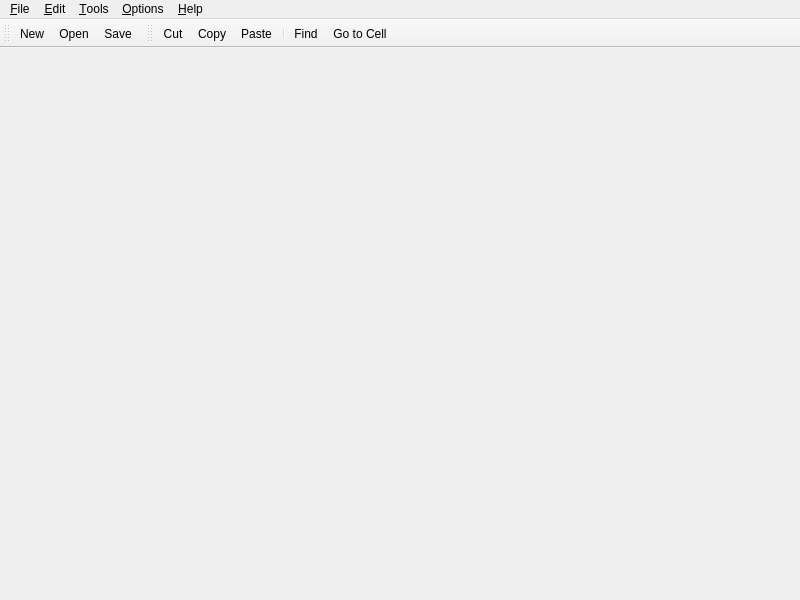
<?xml version="1.0" encoding="UTF-8"?>
<ui version="4.0">
 <class>MainWindow</class>
 <widget class="QMainWindow" name="MainWindow">
  <property name="geometry">
   <rect>
    <x>0</x>
    <y>0</y>
    <width>800</width>
    <height>600</height>
   </rect>
  </property>
  <property name="windowTitle">
   <string>MainWindow</string>
  </property>
  <property name="windowIcon">
   <iconset resource="spreadsheet.qrc">
    <normaloff>:/Images/icon.png</normaloff>:/Images/icon.png</iconset>
  </property>
  <widget class="QWidget" name="centralwidget"/>
  <widget class="QMenuBar" name="menuBar">
   <property name="geometry">
    <rect>
     <x>0</x>
     <y>0</y>
     <width>800</width>
     <height>24</height>
    </rect>
   </property>
   <widget class="QMenu" name="fileMenu">
    <property name="title">
     <string>&amp;File</string>
    </property>
    <addaction name="newAction"/>
    <addaction name="openAction"/>
    <addaction name="saveAction"/>
    <addaction name="saveAsAction"/>
    <addaction name="separator"/>
    <addaction name="separator"/>
    <addaction name="closeAction"/>
    <addaction name="exitAction"/>
   </widget>
   <widget class="QMenu" name="editMenu">
    <property name="title">
     <string>&amp;Edit</string>
    </property>
    <widget class="QMenu" name="selectSubMenu">
     <property name="title">
      <string>&amp;Select</string>
     </property>
     <addaction name="selectRowAction"/>
     <addaction name="selectColumnAction"/>
     <addaction name="selectAllAction"/>
    </widget>
    <addaction name="cutAction"/>
    <addaction name="copyAction"/>
    <addaction name="pasteAction"/>
    <addaction name="deleteAction"/>
    <addaction name="selectSubMenu"/>
    <addaction name="separator"/>
    <addaction name="findAction"/>
    <addaction name="goToCellAction"/>
   </widget>
   <widget class="QMenu" name="toolsMenu">
    <property name="title">
     <string>&amp;Tools</string>
    </property>
    <addaction name="recalculateAction"/>
    <addaction name="sortAction"/>
   </widget>
   <widget class="QMenu" name="optionsMenu">
    <property name="title">
     <string>&amp;Options</string>
    </property>
    <addaction name="showGridAction"/>
    <addaction name="autoRecalcAction"/>
   </widget>
   <widget class="QMenu" name="helpMenu">
    <property name="title">
     <string>&amp;Help</string>
    </property>
    <addaction name="aboutAction"/>
    <addaction name="aboutQtAction"/>
   </widget>
   <addaction name="fileMenu"/>
   <addaction name="editMenu"/>
   <addaction name="toolsMenu"/>
   <addaction name="optionsMenu"/>
   <addaction name="helpMenu"/>
  </widget>
  <widget class="QToolBar" name="fileToolBar">
   <property name="windowTitle">
    <string>&amp;File</string>
   </property>
   <attribute name="toolBarArea">
    <enum>TopToolBarArea</enum>
   </attribute>
   <attribute name="toolBarBreak">
    <bool>false</bool>
   </attribute>
   <addaction name="newAction"/>
   <addaction name="openAction"/>
   <addaction name="saveAction"/>
  </widget>
  <widget class="QToolBar" name="editToolBar">
   <property name="windowTitle">
    <string>&amp;Edit</string>
   </property>
   <attribute name="toolBarArea">
    <enum>TopToolBarArea</enum>
   </attribute>
   <attribute name="toolBarBreak">
    <bool>false</bool>
   </attribute>
   <addaction name="cutAction"/>
   <addaction name="copyAction"/>
   <addaction name="pasteAction"/>
   <addaction name="separator"/>
   <addaction name="findAction"/>
   <addaction name="goToCellAction"/>
  </widget>
  <action name="newAction">
   <property name="icon">
    <iconset resource="spreadsheet.qrc">
     <normaloff>:/Images/new.png</normaloff>:/Images/new.png</iconset>
   </property>
   <property name="text">
    <string>&amp;New</string>
   </property>
   <property name="toolTip">
    <string>Create a new spreadsheet file</string>
   </property>
   <property name="shortcut">
    <string>Ctrl+N</string>
   </property>
  </action>
  <action name="openAction">
   <property name="icon">
    <iconset resource="spreadsheet.qrc">
     <normaloff>:/Images/open.png</normaloff>:/Images/open.png</iconset>
   </property>
   <property name="text">
    <string>&amp;Open...</string>
   </property>
   <property name="toolTip">
    <string>Open an existing spreadsheet file</string>
   </property>
   <property name="shortcut">
    <string>Ctrl+O</string>
   </property>
  </action>
  <action name="saveAction">
   <property name="icon">
    <iconset resource="spreadsheet.qrc">
     <normaloff>:/Images/save.png</normaloff>:/Images/save.png</iconset>
   </property>
   <property name="text">
    <string>&amp;Save</string>
   </property>
   <property name="shortcut">
    <string>Ctrl+S</string>
   </property>
  </action>
  <action name="saveAsAction">
   <property name="text">
    <string>Save &amp;As...</string>
   </property>
   <property name="toolTip">
    <string>Save As</string>
   </property>
  </action>
  <action name="exitAction">
   <property name="text">
    <string>&amp;Exit</string>
   </property>
   <property name="toolTip">
    <string>Exit the application</string>
   </property>
   <property name="shortcut">
    <string>Ctrl+Q</string>
   </property>
  </action>
  <action name="cutAction">
   <property name="icon">
    <iconset resource="spreadsheet.qrc">
     <normaloff>:/Images/cut.png</normaloff>:/Images/cut.png</iconset>
   </property>
   <property name="text">
    <string>Cu&amp;t</string>
   </property>
   <property name="toolTip">
    <string>Cut contents</string>
   </property>
   <property name="shortcut">
    <string>Ctrl+X</string>
   </property>
  </action>
  <action name="copyAction">
   <property name="icon">
    <iconset resource="spreadsheet.qrc">
     <normaloff>:/Images/copy.png</normaloff>:/Images/copy.png</iconset>
   </property>
   <property name="text">
    <string>&amp;Copy</string>
   </property>
   <property name="toolTip">
    <string>Copy contents</string>
   </property>
   <property name="shortcut">
    <string>Ctrl+C</string>
   </property>
  </action>
  <action name="pasteAction">
   <property name="icon">
    <iconset resource="spreadsheet.qrc">
     <normaloff>:/Images/paste.png</normaloff>:/Images/paste.png</iconset>
   </property>
   <property name="text">
    <string>&amp;Paste</string>
   </property>
   <property name="toolTip">
    <string>Paste contents</string>
   </property>
   <property name="shortcut">
    <string>Ctrl+P</string>
   </property>
  </action>
  <action name="deleteAction">
   <property name="text">
    <string>&amp;Delete</string>
   </property>
   <property name="toolTip">
    <string>Delete contents</string>
   </property>
   <property name="shortcut">
    <string>Del</string>
   </property>
  </action>
  <action name="selectRowAction">
   <property name="text">
    <string>&amp;Row</string>
   </property>
   <property name="toolTip">
    <string>Select current row</string>
   </property>
  </action>
  <action name="selectColumnAction">
   <property name="text">
    <string>&amp;Column</string>
   </property>
   <property name="toolTip">
    <string>Select current column</string>
   </property>
  </action>
  <action name="selectAllAction">
   <property name="text">
    <string>&amp;All</string>
   </property>
   <property name="toolTip">
    <string>Select all the cells in the spreadsheet</string>
   </property>
  </action>
  <action name="findAction">
   <property name="icon">
    <iconset resource="spreadsheet.qrc">
     <normaloff>:/Images/find.png</normaloff>:/Images/find.png</iconset>
   </property>
   <property name="text">
    <string>&amp;Find...</string>
   </property>
   <property name="shortcut">
    <string>Ctrl+F</string>
   </property>
  </action>
  <action name="goToCellAction">
   <property name="icon">
    <iconset resource="spreadsheet.qrc">
     <normaloff>:/Images/gotocell.png</normaloff>:/Images/gotocell.png</iconset>
   </property>
   <property name="text">
    <string>&amp;Go to Cell...</string>
   </property>
   <property name="shortcut">
    <string>Ctrl+G</string>
   </property>
  </action>
  <action name="recalculateAction">
   <property name="text">
    <string>&amp;Recalculate</string>
   </property>
   <property name="toolTip">
    <string>Recalculate cells</string>
   </property>
   <property name="shortcut">
    <string>F9</string>
   </property>
  </action>
  <action name="sortAction">
   <property name="text">
    <string>&amp;Sort</string>
   </property>
   <property name="toolTip">
    <string>Sort the cells in the current spreadsheet</string>
   </property>
  </action>
  <action name="showGridAction">
   <property name="checkable">
    <bool>true</bool>
   </property>
   <property name="text">
    <string>&amp;Show Grid</string>
   </property>
   <property name="toolTip">
    <string>Show or hide the spreadsheet's grid</string>
   </property>
  </action>
  <action name="autoRecalcAction">
   <property name="checkable">
    <bool>true</bool>
   </property>
   <property name="text">
    <string>&amp;Auto-Recalculate</string>
   </property>
   <property name="toolTip">
    <string>Set automatic recalculation of cells</string>
   </property>
  </action>
  <action name="aboutAction">
   <property name="text">
    <string>&amp;About</string>
   </property>
   <property name="toolTip">
    <string>Find out more about this application</string>
   </property>
  </action>
  <action name="aboutQtAction">
   <property name="text">
    <string>About &amp;Qt</string>
   </property>
   <property name="toolTip">
    <string>Show the Qt library's About box</string>
   </property>
  </action>
  <action name="closeAction">
   <property name="text">
    <string>&amp;Close</string>
   </property>
   <property name="toolTip">
    <string>Close this window</string>
   </property>
   <property name="shortcut">
    <string>Ctrl+W</string>
   </property>
  </action>
 </widget>
 <resources>
  <include location="spreadsheet.qrc"/>
 </resources>
 <connections/>
</ui>
